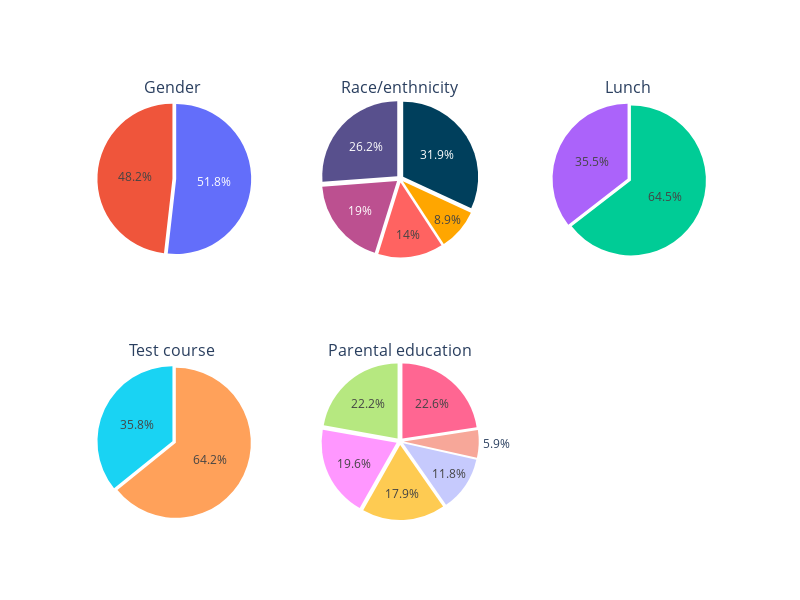

This figure's notebook cell:
### Markdown cell above
Insights

- Group E students have scored the highest marks.  
- Group A students have scored the lowest marks.

### Code cell
fig = make_subplots(
    specs=[[{'type':'domain'}, {'type':'domain'}, {'type':'domain'}],[{'type':'domain'}, {'type':'domain'}, {'type':'domain'}]],
    subplot_titles=['Gender', 'Race/enthnicity', 'Lunch', 'Test course', 'Parental education'],
    rows=2, cols=3)

fig.add_trace(go.Pie(values=df['gender'].value_counts().values,
                     labels=df['gender'].value_counts().keys(),
                     pull=[0.05, 0]), row=1, col=1)

fig.add_trace(go.Pie(values=df['race/ethnicity'].value_counts().values,
                     labels=df['race/ethnicity'].value_counts().keys(), marker=dict(colors=colors),
                     pull=[0.05, 0.05, 0.05, 0.05, 0.05]), row=1, col=2)
    
fig.add_trace(go.Pie(values=df['lunch'].value_counts().values,
                     labels=df['lunch'].value_counts().keys(),
                     pull=[0.05, 0]),row=1, col=3)

fig.add_trace(go.Pie(values=df['test preparation course'].value_counts().values,
                     labels=df['test preparation course'].value_counts().keys(),
                     pull=[0.05, 0]), row=2, col=1)

fig.add_trace(go.Pie(values=df['parental level of education'].value_counts().values,
                     labels=df['parental level of education'].value_counts().keys(),
                     pull=[0.05, 0.05, 0.05, 0.05, 0.05, 0.05]), row=2, col=2)

fig.update_layout(height=600, width=800, showlegend=False)

fig.show()

### Figure 1 — Plotly figure (JSON) as saved in the notebook; plotly's stock layout.template omitted (floating-point values rounded to 4 significant figures)
{"data": [{"domain": {"x": [0, 0.2889], "y": [0.625, 1]}, "labels": ["female", "male"], "pull": [0.05, 0], "type": "pie", "values": [518, 482]}, {"domain": {"x": [0.3556, 0.6444], "y": [0.625, 1]}, "labels": ["group C", "group D", "group B", "group E", "group A"], "marker": {"colors": ["#003f5c", "#58508d", "#bc5090", "#ff6361", "#ffa600"]}, "pull": [0.05, 0.05, 0.05, 0.05, 0.05], "type": "pie", "values": [319, 262, 190, 140, 89]}, {"domain": {"x": [0.7111, 1], "y": [0.625, 1]}, "labels": ["standard", "free/reduced"], "pull": [0.05, 0], "type": "pie", "values": [645, 355]}, {"domain": {"x": [0, 0.2889], "y": [0, 0.375]}, "labels": ["none", "completed"], "pull": [0.05, 0], "type": "pie", "values": [642, 358]}, {"domain": {"x": [0.3556, 0.6444], "y": [0, 0.375]}, "labels": ["some college", "associate's degree", "high school", "some high school", "bachelor's degree", "master's degree"], "pull": [0.05, 0.05, 0.05, 0.05, 0.05, 0.05], "type": "pie", "values": [226, 222, 196, 179, 118, 59]}], "layout": {"annotations": [{"font": {"size": 16}, "showarrow": false, "text": "Gender", "x": 0.1444, "xanchor": "center", "xref": "paper", "y": 1, "yanchor": "bottom", "yref": "paper"}, {"font": {"size": 16}, "showarrow": false, "text": "Race/enthnicity", "x": 0.5, "xanchor": "center", "xref": "paper", "y": 1, "yanchor": "bottom", "yref": "paper"}, {"font": {"size": 16}, "showarrow": false, "text": "Lunch", "x": 0.8556, "xanchor": "center", "xref": "paper", "y": 1, "yanchor": "bottom", "yref": "paper"}, {"font": {"size": 16}, "showarrow": false, "text": "Test course", "x": 0.1444, "xanchor": "center", "xref": "paper", "y": 0.375, "yanchor": "bottom", "yref": "paper"}, {"font": {"size": 16}, "showarrow": false, "text": "Parental education", "x": 0.5, "xanchor": "center", "xref": "paper", "y": 0.375, "yanchor": "bottom", "yref": "paper"}], "height": 600, "showlegend": false, "width": 800}}
